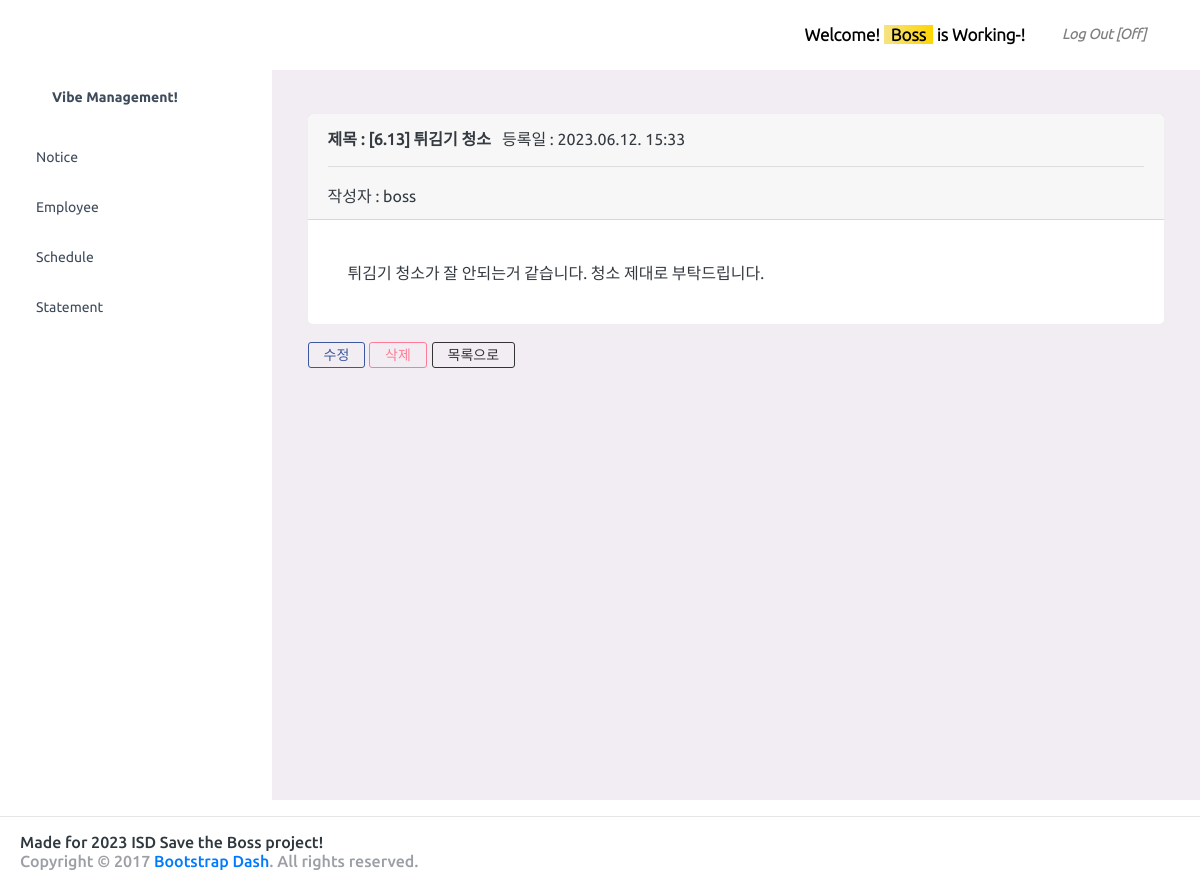
The page /mgmt/notice_detail/14/ (signed in) on the database its author committed.
### management/models.py (models this page shows, shortened)
class Notice(models.Model):
    not_id = models.AutoField(primary_key=True)
    not_writer = models.CharField(max_length=128, verbose_name='작성자')
    not_title = models.CharField(max_length=128, verbose_name='제목')
    not_content = models.TextField(verbose_name='내용')
    not_date = models.DateTimeField(auto_now_add=True,verbose_name='등록시간')

### management/views.py (the view)
# urls.py: path('notice_detail/<int:pk>/', views.notice_detail, name='notice_detail'),
def notice_detail(request, pk):
    notice = get_object_or_404(Notice, pk=pk)
    user = request.user
    email = user.email
    try:
        writer = Employee.objects.get(emp_email=email)
        if user == writer or user.username == 'boss':
            notice_auth = True
        else:
            notice_auth = False
    except ObjectDoesNotExist:
        writer = None
        notice_auth = False
    try:
        employee = Employee.objects.get(emp_email=email)
    except Employee.DoesNotExist:
        employee = None
    context = {
        'notice': notice,
        'notice_auth': notice_auth,
        'writer': writer,
        'employee': employee,
    }
    return render(request, 'notice/notice_detail.html', context)

### templates/notice/notice_detail.html (shortened to what this page needs)
{% extends "index/base.html" %}
{% block content %}
    <div class="card">
        <div class="card-header">
            <strong>제목 : {{ notice.not_title }}</strong>&nbsp;&nbsp;
            <span> 등록일 : {{ notice.not_date|date:'Y.m.d. H:i' }}</span>
            <hr>
            <div>
                <span> 작성자 : {{ notice.not_writer }}</span>
            </div>
        </div>
        <div class="card-body">
            <div>
                {{ notice.not_content }}
            </div>
        </div>
    </div>
    <br>
    <div>
        {% if user.is_authenticated %}
             {% if user.username == 'boss' and user.username == notice.not_writer%}
                 <button class="btn btn-outline-facebook" style="padding: 15px; padding-bottom: 5px; padding-top: 5px;" id="detail_btn"
                         onclick="location.href='/mgmt/notice_update/{{ notice.not_id }}'">수정
                 </button>
             {% endif %}
        {% endif %}
        {% if user.is_authenticated %}
            {% if user.username == 'boss' %}
                <button class="btn btn-outline-danger" style="padding: 15px; padding-bottom: 5px; padding-top: 5px;" id="detail_btn" data-toggle="modal" data-target="#delete_modal" onclick="delete_modal()"
                        data-notice-id="{{ notice.not_id }}">삭제
                </button>
            {% endif %}
        {% endif %}
        <button class="btn btn-outline-github" onclick="location.href='/mgmt/'"
                style="margin-left: 1px;padding: 15px; padding-bottom: 5px; padding-top: 5px;"> 목록으로</button>
    </div>
{% endblock %}

### templates/index/base.html (shortened to what this page needs)
{% load socialaccount %}
{% load static %}
<html>
<head>
    <link rel="stylesheet" href="/static/vendors/css/vendor.bundle.base.css">
    <link rel="stylesheet" href="/static/css/style.css">
</head>
<body>
<div class="container-scroller">
    <nav class="navbar default-layout-navbar col-lg-12 col-12 p-0 fixed-top d-flex flex-row">
        <div class="text-center navbar-brand-wrapper d-flex align-items-center justify-content-center">
        </div>
        <div class="navbar-menu-wrapper d-flex align-items-stretch">
            <ul class="navbar-nav navbar-nav-right ">
                <li class="nav-item nav-profile ">
                    <div class="nav-profile-text" style="font-size: 17px; font-weight: bold; padding-right: 2rem;">
                        <span class="mb-5 text-black"> Welcome! <span
                                class="bg-gradient-warning" style="padding-right: 7px;padding-left: 7px;"> {{ user.first_name }}</span> is Working-! </span>
                    </div>
                </li>
                <li class="nav-item nav-logout d-none d-lg-block">
                    {% if user.is_authenticated %}
                        <a href="{% url 'logout' %}" style="padding: 5px; font-weight: bold;">
                            <i class="mdi mdi-power text-black-50"> Log Out [Off] </i>
                        </a>
                    {% endif %}
                </li>
                <li class="nav-item nav-settings d-none d-lg-block">
                </li>
            </ul>
        </div>
    </nav>
    <div class="container-fluid page-body-wrapper ">
        <nav class="sidebar sidebar-offcanvas" style="width: 275px !important;"  id="sidebar">
            <ul class="nav position-fixed" style="width: 265px !important;" >
                <li class="nav-item nav-profile"  style="padding-right: 0px !important;">
                    <a href="#" class="nav-link">
                        <div class="nav-profile-text d-flex flex-column">
                            <span class="font-weight-bold mb-2"> Vibe Management! </span>
                        </div>
                    </a>
                </li>
                <li class="nav-item">
                    <a class="nav-link" href="{% url 'notice_list' %}">
                        <span class="menu-title">Notice</span>
                    </a>
                </li>
                <li class="nav-item">
                     {% if user.username == 'boss' %}
                        <a class="nav-link" href="{% url 'list_employees' %}">
                            <span class="menu-title">Employee</span>
                        </a>
                    {% endif %}
                </li>
                <li class="nav-item" style="width: 257px !important; padding-right: 16px !important;">
                    <a class="nav-link" data-toggle="collapse" href="#general-pages" aria-expanded="false"
                       aria-controls="general-pages">
                        <span class="menu-title"> Schedule </span>
                    </a>
                </li>
                <li class="nav-item" style="width: 257px !important; padding-right: 16px !important;">
                    <a class="nav-link" data-toggle="collapse" href="#general-pages2" aria-expanded="false"
                       aria-controls="general-pages">
                        <span class="menu-title"> Statement </span>
                    </a>
                </li>
            </ul>
        </nav>
        <div class="main-panel">
            <div class="content-wrapper">
                {% block content %}
                {% endblock %}
            </div>
        </div>
    </div>
</div>
<hr>
{% block footer %}
    {% include 'index/info.html' %}
{% endblock %}
</body>
</html>

### rows shown on the page
Notice: not_title "[6.13] 튀김기 청소", not_date "2023.06.12. 15:33", not_writer "boss", not_content "튀김기 청소가 잘 안되는거 같습니다. 청소 제대로 부탁드립니다."

### other values the page prints
{{ user.first_name }} "Boss"
